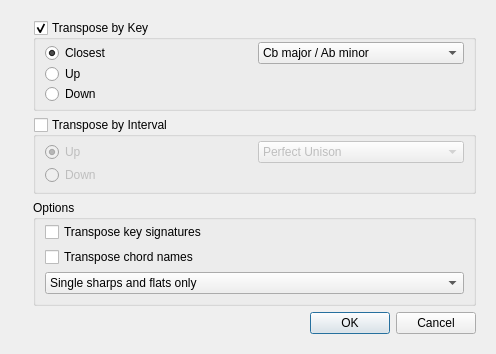
<?xml version="1.0" encoding="UTF-8"?>
<ui version="4.0">
 <class>TransposeDialogBase</class>
 <widget class="QDialog" name="TransposeDialogBase">
  <property name="geometry">
   <rect>
    <x>0</x>
    <y>0</y>
    <width>496</width>
    <height>354</height>
   </rect>
  </property>
  <property name="windowTitle">
   <string>MuseScore: Transpose</string>
  </property>
  <layout class="QHBoxLayout" name="horizontalLayout">
   <item>
    <widget class="QLabel" name="label_3">
     <property name="sizePolicy">
      <sizepolicy hsizetype="Fixed" vsizetype="Ignored">
       <horstretch>0</horstretch>
       <verstretch>0</verstretch>
      </sizepolicy>
     </property>
     <property name="text">
      <string/>
     </property>
     <property name="pixmap">
      <pixmap resource="mscore.qrc">:/data/bg1.jpg</pixmap>
     </property>
     <property name="scaledContents">
      <bool>true</bool>
     </property>
    </widget>
   </item>
   <item>
    <widget class="QWidget" name="widget" native="true">
     <layout class="QVBoxLayout" name="verticalLayout_2">
      <item>
       <widget class="QGroupBox" name="transposeByKey">
        <property name="title">
         <string>Transpose by Key</string>
        </property>
        <property name="flat">
         <bool>true</bool>
        </property>
        <property name="checkable">
         <bool>true</bool>
        </property>
        <layout class="QGridLayout" name="gridLayout">
         <property name="topMargin">
          <number>2</number>
         </property>
         <property name="bottomMargin">
          <number>4</number>
         </property>
         <property name="verticalSpacing">
          <number>0</number>
         </property>
         <item row="0" column="1">
          <widget class="QComboBox" name="keyList">
           <property name="currentIndex">
            <number>0</number>
           </property>
           <item>
            <property name="text">
             <string>Cb major / Ab minor</string>
            </property>
           </item>
           <item>
            <property name="text">
             <string>Gb major / Eb minor</string>
            </property>
           </item>
           <item>
            <property name="text">
             <string>Db major / Bb minor</string>
            </property>
           </item>
           <item>
            <property name="text">
             <string>Ab major / F minor</string>
            </property>
           </item>
           <item>
            <property name="text">
             <string>Eb major / C minor</string>
            </property>
           </item>
           <item>
            <property name="text">
             <string>Bb major / G minor</string>
            </property>
           </item>
           <item>
            <property name="text">
             <string>F major / D minor</string>
            </property>
           </item>
           <item>
            <property name="text">
             <string>C major / A minor</string>
            </property>
           </item>
           <item>
            <property name="text">
             <string>G major / E minor</string>
            </property>
           </item>
           <item>
            <property name="text">
             <string>D major / B minor</string>
            </property>
           </item>
           <item>
            <property name="text">
             <string>A major / F# minor</string>
            </property>
           </item>
           <item>
            <property name="text">
             <string>E major / C# minor</string>
            </property>
           </item>
           <item>
            <property name="text">
             <string>B major / G# minor</string>
            </property>
           </item>
           <item>
            <property name="text">
             <string>F# major / D# minor</string>
            </property>
           </item>
           <item>
            <property name="text">
             <string>C# major / A# minor</string>
            </property>
           </item>
          </widget>
         </item>
         <item row="1" column="0">
          <widget class="QRadioButton" name="upKey">
           <property name="text">
            <string>Up</string>
           </property>
          </widget>
         </item>
         <item row="2" column="0">
          <widget class="QRadioButton" name="downKey">
           <property name="text">
            <string>Down</string>
           </property>
          </widget>
         </item>
         <item row="0" column="0">
          <widget class="QRadioButton" name="closestKey">
           <property name="text">
            <string>Closest</string>
           </property>
           <property name="checked">
            <bool>true</bool>
           </property>
          </widget>
         </item>
        </layout>
       </widget>
      </item>
      <item>
       <widget class="QGroupBox" name="transposeByInterval">
        <property name="title">
         <string>Transpose by Interval</string>
        </property>
        <property name="flat">
         <bool>true</bool>
        </property>
        <property name="checkable">
         <bool>true</bool>
        </property>
        <property name="checked">
         <bool>false</bool>
        </property>
        <layout class="QGridLayout" name="gridLayout_2">
         <property name="topMargin">
          <number>2</number>
         </property>
         <property name="bottomMargin">
          <number>4</number>
         </property>
         <property name="verticalSpacing">
          <number>0</number>
         </property>
         <item row="0" column="0">
          <widget class="QRadioButton" name="upInterval">
           <property name="text">
            <string>Up</string>
           </property>
           <property name="checked">
            <bool>true</bool>
           </property>
          </widget>
         </item>
         <item row="0" column="1">
          <widget class="QComboBox" name="intervalList">
           <item>
            <property name="text">
             <string>Perfect Unison</string>
            </property>
           </item>
           <item>
            <property name="text">
             <string>Augmented Unison</string>
            </property>
           </item>
           <item>
            <property name="text">
             <string>Diminished Second</string>
            </property>
           </item>
           <item>
            <property name="text">
             <string>Minor Second</string>
            </property>
           </item>
           <item>
            <property name="text">
             <string>Major Second</string>
            </property>
           </item>
           <item>
            <property name="text">
             <string>Augmented Second</string>
            </property>
           </item>
           <item>
            <property name="text">
             <string>Diminished Third</string>
            </property>
           </item>
           <item>
            <property name="text">
             <string>Minor Third</string>
            </property>
           </item>
           <item>
            <property name="text">
             <string>Major Third</string>
            </property>
           </item>
           <item>
            <property name="text">
             <string>Augmented Third</string>
            </property>
           </item>
           <item>
            <property name="text">
             <string>Diminished Fourth</string>
            </property>
           </item>
           <item>
            <property name="text">
             <string>Perfect Fourth</string>
            </property>
           </item>
           <item>
            <property name="text">
             <string>Augmented Fourth</string>
            </property>
           </item>
           <item>
            <property name="text">
             <string>Diminished Fifth</string>
            </property>
           </item>
           <item>
            <property name="text">
             <string>Perfect Fifth</string>
            </property>
           </item>
           <item>
            <property name="text">
             <string>Augmented Fifth</string>
            </property>
           </item>
           <item>
            <property name="text">
             <string>Diminished Sixth</string>
            </property>
           </item>
           <item>
            <property name="text">
             <string>Minor Sixth</string>
            </property>
           </item>
           <item>
            <property name="text">
             <string>Major Sixth</string>
            </property>
           </item>
           <item>
            <property name="text">
             <string>Augmented Sixth</string>
            </property>
           </item>
           <item>
            <property name="text">
             <string>Diminished Seventh</string>
            </property>
           </item>
           <item>
            <property name="text">
             <string>Minor Seventh</string>
            </property>
           </item>
           <item>
            <property name="text">
             <string>Major Seventh</string>
            </property>
           </item>
           <item>
            <property name="text">
             <string>Augmented Seventh</string>
            </property>
           </item>
           <item>
            <property name="text">
             <string>Diminished Octave</string>
            </property>
           </item>
           <item>
            <property name="text">
             <string>Perfect Octave</string>
            </property>
           </item>
          </widget>
         </item>
         <item row="1" column="0">
          <widget class="QRadioButton" name="downInterval">
           <property name="text">
            <string>Down</string>
           </property>
          </widget>
         </item>
        </layout>
       </widget>
      </item>
      <item>
       <widget class="QGroupBox" name="groupBox_3">
        <property name="title">
         <string>Options</string>
        </property>
        <property name="flat">
         <bool>true</bool>
        </property>
        <layout class="QVBoxLayout" name="verticalLayout">
         <property name="spacing">
          <number>5</number>
         </property>
         <property name="topMargin">
          <number>2</number>
         </property>
         <item>
          <widget class="QCheckBox" name="transposeKeys">
           <property name="text">
            <string>Transpose key signatures</string>
           </property>
          </widget>
         </item>
         <item>
          <widget class="QCheckBox" name="transposeChordNames">
           <property name="text">
            <string>Transpose chord names</string>
           </property>
          </widget>
         </item>
         <item>
          <widget class="QComboBox" name="accidentalOptions">
           <item>
            <property name="text">
             <string>Single sharps and flats only</string>
            </property>
           </item>
           <item>
            <property name="text">
             <string>Use double sharps and flats</string>
            </property>
           </item>
           <item>
            <property name="text">
             <string>Use multi sharps and flats</string>
            </property>
           </item>
          </widget>
         </item>
        </layout>
       </widget>
      </item>
      <item>
       <widget class="QDialogButtonBox" name="buttonBox">
        <property name="orientation">
         <enum>Qt::Horizontal</enum>
        </property>
        <property name="standardButtons">
         <set>QDialogButtonBox::Cancel|QDialogButtonBox::Ok</set>
        </property>
       </widget>
      </item>
     </layout>
    </widget>
   </item>
  </layout>
 </widget>
 <resources>
  <include location="mscore.qrc"/>
 </resources>
 <connections>
  <connection>
   <sender>buttonBox</sender>
   <signal>accepted()</signal>
   <receiver>TransposeDialogBase</receiver>
   <slot>accept()</slot>
   <hints>
    <hint type="sourcelabel">
     <x>386</x>
     <y>419</y>
    </hint>
    <hint type="destinationlabel">
     <x>157</x>
     <y>274</y>
    </hint>
   </hints>
  </connection>
  <connection>
   <sender>buttonBox</sender>
   <signal>rejected()</signal>
   <receiver>TransposeDialogBase</receiver>
   <slot>reject()</slot>
   <hints>
    <hint type="sourcelabel">
     <x>450</x>
     <y>419</y>
    </hint>
    <hint type="destinationlabel">
     <x>286</x>
     <y>274</y>
    </hint>
   </hints>
  </connection>
 </connections>
</ui>
